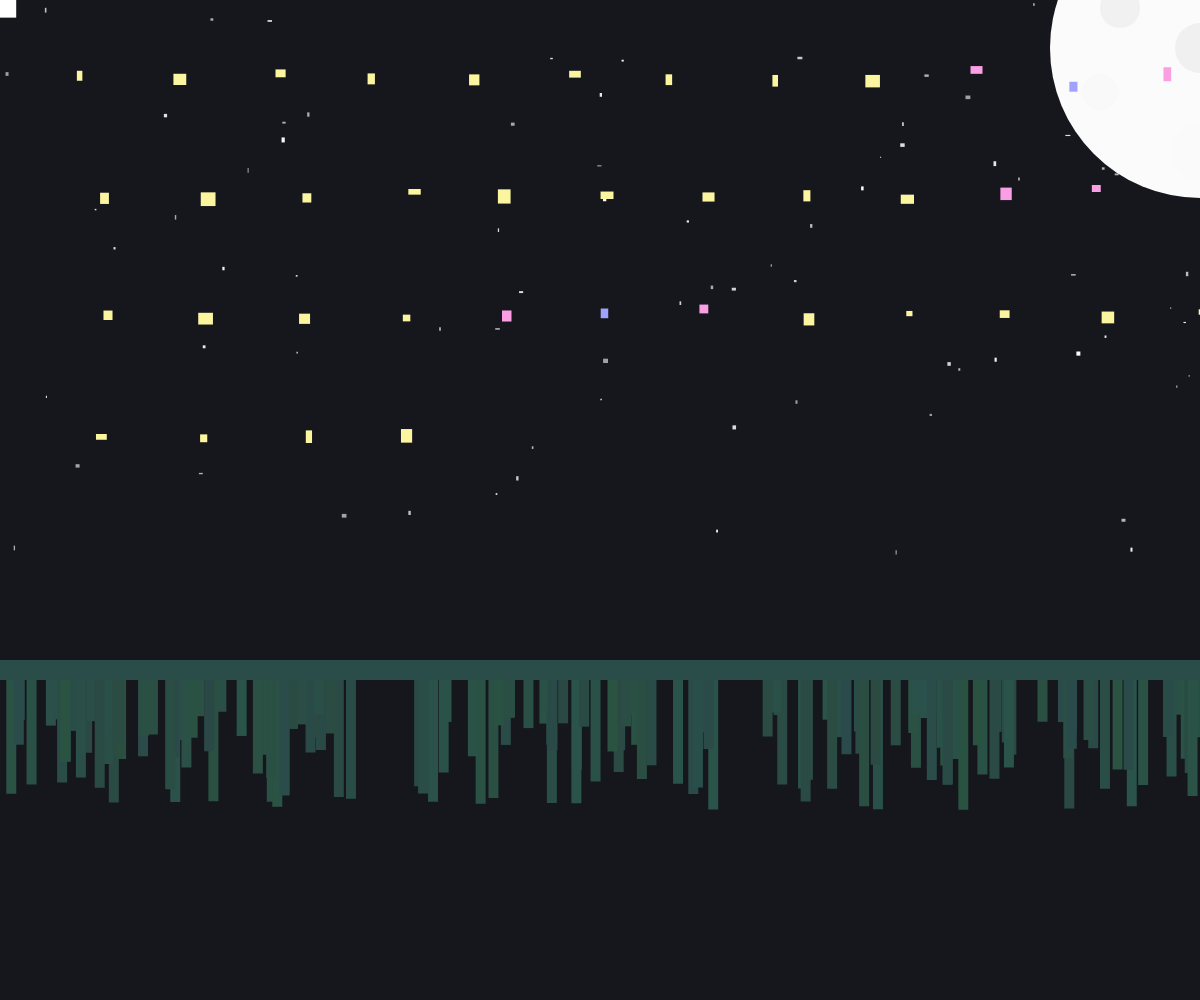
Frame 1 (no input)
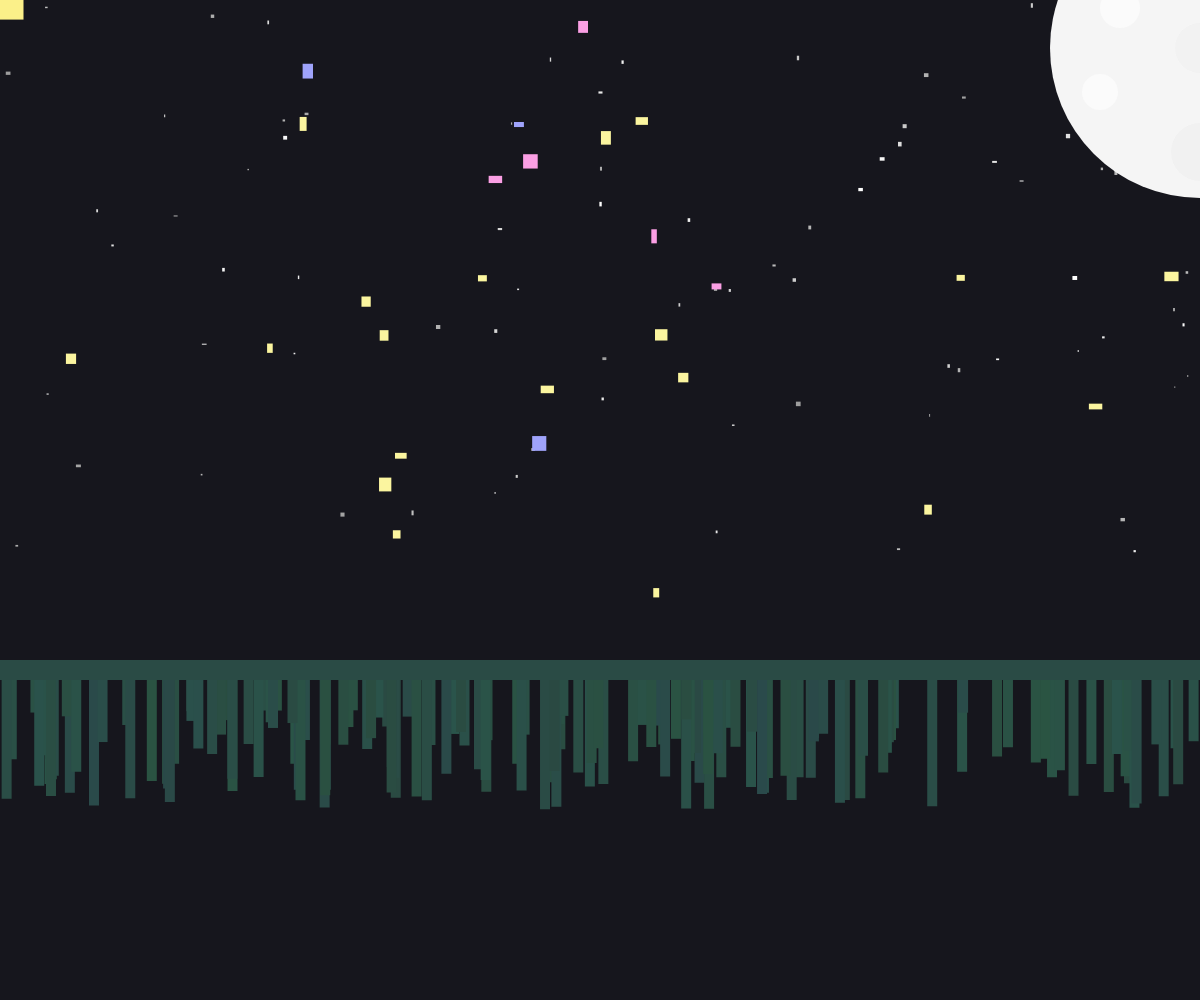
Frame 60 (no input)
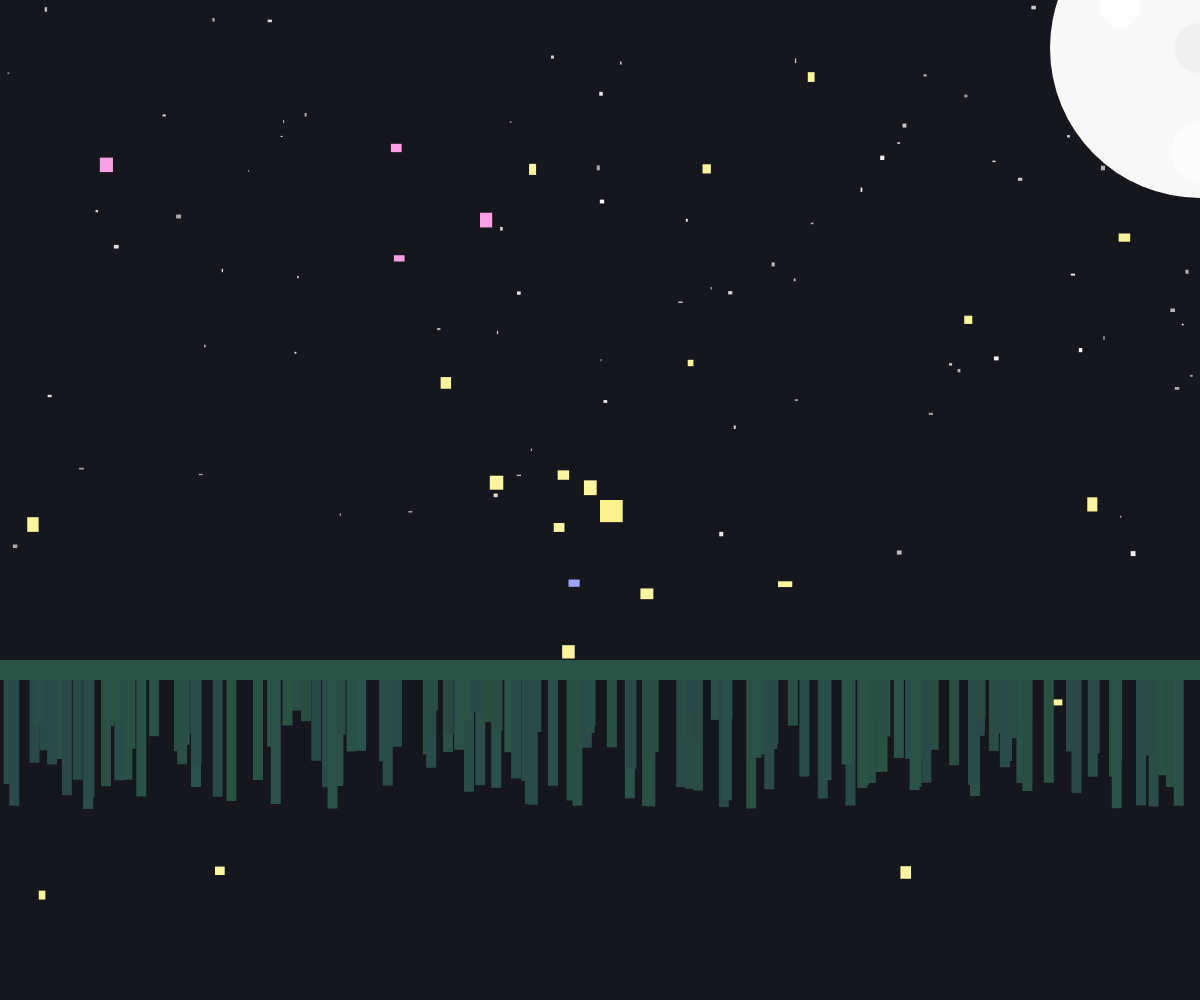
Frame 120 (the mouse pressed at the canvas centre since frame 60)

The p5.js sketch that drew these frames (run headless with seeded random() and noise() and a simulated clock; from frame 60 on, the mouse is pressed at the canvas centre):

// p5.js sketch
// ── sketch.js
                    ///////////////////////////////////
                    ////////// W E E K   1 2 //////////
                    ///////////////////////////////////


// create variables
let fireflys = [];
let grass = [];
let stars = [];
let brushes = [];
let lunar = [];
const numOfFireflys = 40;
const numOfStars = 80;
const numOfBrushes = 160;

function setup() {
    createCanvas(windowWidth, windowHeight);

    // create a new firefly object of class type "FireFly"
    let init_x = 60;
    let init_y = 60;
    for (let i = 0; i < numOfFireflys; i++) {
        fireflys.push(new FireFly(init_x, init_y));
    // move the starting position over so fireflys do not start on top of one another.
        init_x += 100;
        if (init_x > width) {
            init_x = 90;
            init_y += 120;
        }
    }

    for (let i = 0; i < numOfStars; i++) {
        stars.push(new Star());
    }

    for (let i = 0; i < numOfBrushes; i++) {
        brushes.push(new Brush());
    }
    lunar [0] = new Lunar(600, 24, 300);
    lunar [1] = new Lunar(600, 24, 50);
    lunar [2] = new Lunar(560, 4, 40);
    lunar [3] = new Lunar(600, 76, 58);
    lunar [4] = new Lunar(550, 46, 36);

    grass [0] = new Grass( 0, 330, 1400, 20);
}

function draw() {
    background('rgb(22, 22, 29)');

        for (let i = 0; i < stars.length; i++) {
            stars[i].display();
        }

            lunar[0].display();
            lunar[1].display();
            lunar[2].display();
            lunar[3].display();
            lunar[4].display();

    for (let i = 0; i < fireflys.length; i++) {
        // call the firefly's methods
        fireflys[i].fireflysCheck(fireflys, i);
        fireflys[i].edgeCheck();
        fireflys[i].move();
        fireflys[i].display();
    }

    noCursor();
    noStroke();
    rect(mouseX, mouseY, random(10,25), random(10,25));
    fill('rgb(251, 240, 137)');

    for (let i = 0; i < brushes.length; i++) {
        // call the brush's methods
        brushes[i].display();

    }

      grass[0].display();
}

                ///////////////////////////////////////////
                ////////// L U N A R  C L A S S ///////////
                ///////////////////////////////////////////


class Lunar {
constructor(x1, y1, width ){
this.x1 = x1
this.y1 = y1
this.width = width
}

display() {
push();
noStroke();
fill(random(240, 255));
translate( this.x1, this.y1 );
ellipse(this.x1 , this.y1 , this.width);
pop();

}
}

                /////////////////////////////////////////////////
                ////////// F I R E   F L Y   C L A S S //////////
                /////////////////////////////////////////////////


class FireFly {
    constructor(x, y, size) {
        this.color = ('rgb(251, 245, 159)');
        this.size = random(random(-5, 50), random(-5,50));
        this.rad = this.size / random(-5, 30);
        this.posX = x;
        this.posY = y;
        this.deltaX = random(-1, 5);
        this.deltaY = random(-1, 5);
    }

    display() {
        push();
        noStroke();
        fill(this.color);
        translate(this.posX, this.posY);
        rect(random(5,15), 10, random(5,15), random(5,15));
        pop();
    }

    move() {
        this.posX += this.deltaX;
        this.posY += this.deltaY;
    }

    edgeCheck() {
        // check if the firefly has hit a vertical wall (left or right walls)
        if (this.posX + this.rad >= width && this.color == 'rgb(251, 245, 159)'|| this.posX - this.rad <= 0 && this.color == 'rgb(251, 245, 159)') {
            this.deltaX *= -1;
            this.size =  random(random(-5, 50), random(-5,50));
        }
        // check if the freifly has hit a horizontal wall (top or grass)
        if (this.posY + this.rad >= height -100 && this.color == 'rgb(251, 245, 159)' || this.posY - this.rad <= 0 && this.color == 'rgb(251, 245, 159)') {
            this.deltaY *= -1;
            this.size =  random(-5, 100);
        }
    }


    fireflysCheck(otherFireflys, myId) {

        for (let n = 0; n < otherFireflys.length; n++) {
            if (n != myId) {
                let d = dist(this.posX, this.posY, otherFireflys[n].posX, otherFireflys[n].posY);
                let combinedR = this.rad + otherFireflys[n].rad;

                if (d <= combinedR) {
                    this.deltaX *= -1.5;
                    this.deltaY *= -1.5;

                    if( this.color == 'rgb(251, 245, 159)') {
                        this.color = 'rgb(251, 159, 228)';
                        this.size -=  random(-10, 40);
                    } else {
                        this.color = 'rgb(159, 163, 251)';
                        this.size -=  random(-10, 40); }

                }
            }
        }
    }
}

                /////////////////////////////////////////
                ////////// S T A R   C L A S S //////////
                /////////////////////////////////////////


class Star {
    constructor(x, y, size) {
        this.color = (random(155, 255));
        this.size = random(random(-5, 50), random(-5,50));
        this.rad = this.size / random(-5, 30);
        this.posX = random(0, 1200);
        this.posY = random(0, 550);
        this.deltaX = random(-1, 5);
        this.deltaY = random(-1, 5);
    }

    display() {
        push();
        noStroke();
        fill(this.color);
        translate(this.posX, this.posY);
        rect(random(1,5), random(1,5), random(1,5), random(1,5));
        pop();
    }
}

                ///////////////////////////////////////////
                ////////// G R A S S   C L A S S //////////
                ///////////////////////////////////////////


  class Grass {
  constructor(x1, y1, width, height){
  this.x1 = x1
  this.y1 = y1
  this.width = width
  this.height = height
  }

  display() {
  push();
  noStroke();
  fill(42, random(73, 84), random(65,75));
  translate( this.x1, this.y1 );
  rect( this.x1, this.y1, this.width, this.height );
  pop();

  }
}

                    ///////////////////////////////////////////
                    ////////// B R U S H   C L A S S //////////
                    ///////////////////////////////////////////


class Brush {
constructor(x1, y1, width, height){
this.x1 = x1
this.y1 = y1
this.width = width
this.height = height
}

display() {
push();
noStroke();
fill(42, random(73, 84), random(65,75));
translate( this.x1, this.y1 );
rect(random(1,1300), 660, 10, random(-50,-150));
pop();
}
}

// ── sketch 4.js
// Bouncing Balls
// Week 12


// create a variable for the ball object
let balls = [];
const numOfBalls = 5;

function setup() {
    createCanvas(windowWidth, windowHeight);

    // create a new ball object of class type "Ball"
    let init_x = 60;
    let init_y = 60;
    for (let i = 0; i < numOfBalls; i++) {
        balls.push(new Ball(init_x, init_y));
        // move the starting position over
        // This is to ensure that the balls do not start
        // "on top" of each other
        init_x += 100;
        if (init_x > width) {
            init_x = 60;
            init_y += 100;
        }
    }
}

function draw() {
    background('rgb(66, 57, 66)');

    for (let i = 0; i < balls.length; i++) {
        // call the ball's methods
        balls[i].ballCheck(balls, i);
        balls[i].edgeCheck();
        balls[i].move();
        balls[i].display();
    }
}






//////////////////////////////////////////////////
//      BALL CLASS DEFINITION
//////////////////////////////////////////////////
class Ball {
    constructor(x, y, size) {
        this.color = 'red';
        this.size = random(20, 80);
        this.rad = this.size / 2;
        this.posX = x;
        this.posY = y;
        this.deltaX = random(-5, 5);
        this.deltaY = random(-5, 5);
    }

    display() {
        push();
        // remove the balls outer stroke
        noStroke();
        // set the balls fill color
        fill(this.color);
        // set the position of the ball
        translate(this.posX, this.posY);
        rect(0, 0, this.size, this.size);
        pop();
    }

    move() {
        this.posX += this.deltaX;
        this.posY += this.deltaY;
    }

    edgeCheck() {
        // check if the ball has hit a vertical wall (left or right walls)
        if (this.posX + this.rad >= width || this.posX - this.rad <= 0) {
            this.deltaX *= -1;
            this.color = 'rgb(110, 240, 158)';
        }
        // check if the ball has hit a horizontal wall (top or bottom walls)
        if (this.posY + this.rad >= height || this.posY - this.rad <= 0) {
            this.deltaY *= -1;
            this.color = 'rgb(110, 240, 158)';
        }
    }


    ballCheck(otherBalls, myId) {
        // for loop touches each of the balls in the array
        for (let n = 0; n < otherBalls.length; n++) {
            // if n != myId, then check for touching
            // otherwise, its ME and we need to skip
            if (n != myId) {
                let d = dist(this.posX, this.posY, otherBalls[n].posX, otherBalls[n].posY);
                let combinedR = this.rad + otherBalls[n].rad;

                if (d <= combinedR) {
                    this.deltaX *= -1;
                    this.deltaY *= -1;

                    // flip the color
                    if( this.color == 'rgb(237, 36, 232)') {
                        this.color = 'rgb(16, 224, 231)';
                    } else {
                        this.color = 'rgb(237, 36, 232)';
                    }
                }
            }
        }
    }
}
